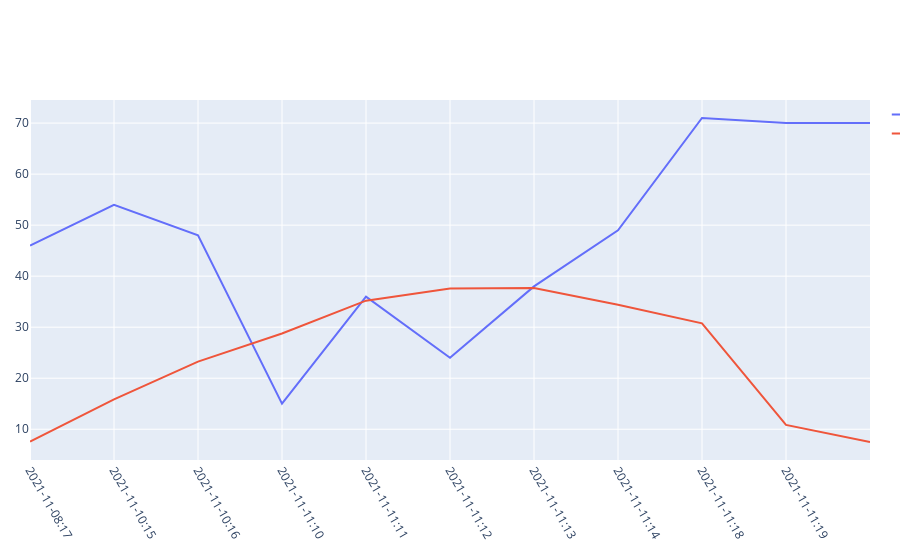

Source (notebook cell):
### Code cell
# Autoregresive prediction
num = 818
pred_hor = 11
test_sample = X_test[num,:,:]
test_sample = test_sample[np.newaxis,:,:]
predictions = predict_sequence_full_univar(model, test_sample, pred_points, pred_hor) 
print(predictions.shape)
if normalize:
    predictions = predictions*(sc['max']['No_Clientes'] - sc['min']['No_Clientes']) + sc['min']['No_Clientes']
    label_test = y_test[num:num+pred_hor,0,0]*(sc['max']['No_Clientes'] - sc['min']['No_Clientes']) + sc['min']['No_Clientes']

xtick_labels = model_df.index.tolist()[int(n*(1-test_size))+window_len+num:]
plot_results(predictions,label_test, xtick_labels, 1)

from sklearn.metrics import mean_absolute_error, mean_squared_error, mean_absolute_percentage_error
print(mean_squared_error(predictions,label_test))
print(mean_absolute_error(predictions,label_test))
print(mean_absolute_percentage_error(predictions,label_test))

### Figure 1 — Plotly figure (JSON) as saved in the notebook; plotly's stock layout.template omitted (floating-point values rounded to 4 significant figures)
{"data": [{"mode": "lines", "name": "True Data", "type": "scatter", "y": [46, 54, 48, 15, 36, 24, 38, 49, 71, 70, 70]}, {"mode": "lines", "name": "Prediction", "type": "scatter", "y": [7.578, 15.85, 23.26, 28.77, 35.2, 37.59, 37.7, 34.4, 30.76, 10.85, 7.501]}], "layout": {"margin": {"autoexpand": false, "b": 100, "l": 30, "r": 30}, "xaxis": {"tickangle": 60, "tickmode": "array", "ticktext": ["2021-11-08:17", "2021-11-10:15", "2021-11-10:16", "2021-11-11:10", "2021-11-11:11", "2021-11-11:12", "2021-11-11:13", "2021-11-11:14", "2021-11-11:18", "2021-11-11:19", "2021-11-11:20"], "tickvals": [0, 1, 2, 3, 4, 5, 6, 7, 8, 9, 10]}}}
